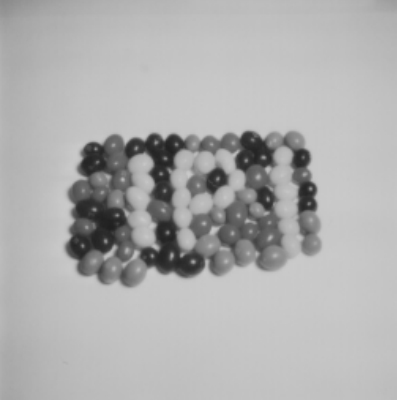
%> input picture src/image/histeq.jpg, 397 x 400 px
$ octave myhisteq_demo.m   (GNU Octave 9; MATLAB toolbox functions it lacks are replaced by stand-ins)
%> lines starting %> are read from the running program, lines starting %| are printed output that depends on the picture
### 数字图像处理/myimhist.m
function h = myimhist(I)
%MYIMHIST - Display histogram of image data.
%
%   This MATLAB function calculates the histogram for the intensity image I and
%   displays a plot of the histogram
%
%   h = myimhist(I)

h = zeros(256,1);
%获取图像大小
[row,col,c] = size(I);
%若图像是彩色图，则转为灰度图
if c == 3
    I = rgb2gray(I);
end

%统计每个灰度级的点数
for i=1:row
    for j=1:col
        h(I(i,j)+1) = h(I(i,j)+1) + 1;
    end
end

%如果没有输出参数，则绘制直方图
if nargout < 1
    figure;
    bar((0:255),h,0.1);
    xlim([0 255]);
end

### 数字图像处理/myhisteq.m
function [J,Sk] = myhisteq(I)
%MYHISTEQ - Histogram plot
%
%   J = myhisteq(I)
%   [J,Sk] = myhisteq(I)

%%
%获取图像大小
[row,col,c] = size(I);
J = uint8(zeros(row,col)); %初始化J
%若图像是彩色图，则转为灰度图
if c == 3
    I = rgb2gray(I);
end

%计算归一化直方图
Pk = myimhist(I) / numel(I);

%计算灰度映射关系
Sk = cumsum(Pk);
Sk = round(Sk * 255);

%%
%根据映射关系，进行灰度转换
for i=1:row
    for j=1:col
        J(i,j) = Sk(I(i,j)+1);
    end
end

### 数字图像处理/myimprovedhisteq.m
function [J,Sk] = myimprovedhisteq(I)
%MYIMPROVEDHISTEQ - Enhance contrast using improved histogram equalization
%
%   J = myimprovedhisteq(I)

%% 图像预处理
%获取图像大小
[row,col,C] = size(I);
%若图像是彩色图，则转为灰度图
if C == 3
    I = rgb2gray(I);
end

J = uint8(zeros(row,col));   %处理结果图像
img_grad = zeros(row,col);   %4个方向梯度

%% 计算梯度
img_expanded = zeros(row+2,col+2);%用于计算梯度的图像，图像4侧插入全零行(或列)
img_expanded(2:(row+1),2:(col+1)) = I;
p = [0,1,0;1,-1,1;0,1,0];         %梯度算子
for i=1:row
    for j=1:col
        block = img_expanded(i:i+2,j:j+2);
        tamp = p .* block;
        grad_y1 = tamp(2,2) + tamp(3,2);    %y轴正向梯度
        grad_y2 = tamp(2,2) + tamp(1,2);    %y轴负向梯度
        grad_x1 = tamp(2,2) + tamp(2,3);    %x轴正向梯度
        grad_x2 = tamp(2,2) + tamp(2,1);    %x轴负向梯度
        %正梯度有效
        grad_y1 = max(grad_y1,0);
        grad_y2 = max(grad_y2,0);
        grad_x1 = max(grad_x1,0);
        grad_x2 = max(grad_x2,0);
        %梯度相加
        img_grad(i,j) = grad_y1 + grad_y2 + grad_x1 + grad_x2;
    end
end

%% 计算加权归一化直方图
Pk = zeros(256,1);
N = sum(sum(img_grad));   %分母
for k=1:256
    pix = I == (k - 1);    %寻找灰度值为k的像素点
    Nk = sum(sum(img_grad .* pix));%分子
    Pk(k) = Nk / N;
end

%% 计算灰度映射关系
Sk = cumsum(Pk);
Sk = round(Sk * 255);

%% 根据映射关系，进行灰度转换
for i=1:row
    for j=1:col
        J(i,j) = Sk(I(i,j)+1);
    end
end

### 数字图像处理/myhisteq_demo.m
%% myhisteq_demo.m
%% 直方图均衡化示例
%%
clc,clear;
close all;

%% 读取图像
srcImage = imread('../src/image/histeq.jpg');
%> srcImage is the input picture: size 400x397x3 uint8; min 31, max 203, mean 175
if size(srcImage,3) == 3
    srcImage = rgb2gray(srcImage);
%> srcImage: size 400x397 uint8
end
%显示图像
figure;imshow(srcImage);
%计算并绘制直方图
myimhist(srcImage);
%> after the loop in myimhist, `for i=1:row`: h = 256 values, max 9915 at index 200, min 0 at index 1, mean 620.3

%% 直方图均衡化
eqImage1 = myhisteq(srcImage);
%> in myhisteq, `Pk = myimhist(I) / numel(I);`: Pk = 256 values, max 0.0624 at index 200, min 0 at index 1, mean 0.00391
%> in myhisteq, `Sk = cumsum(Pk);`: Sk = 256 values from 0 to 1
%> in myhisteq, `Sk = round(Sk * 255);`: Sk = 256 values from 0 to 255
%> after the loop in myhisteq, `for i=1:row`:
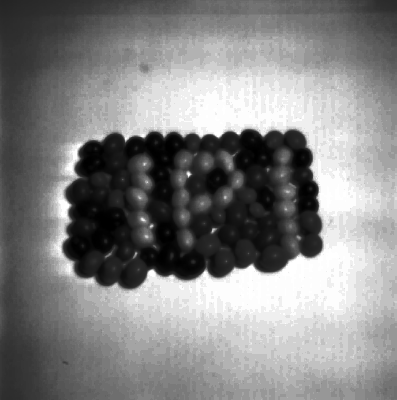
%> J: size 400x397 uint8; min 0, max 255, mean 131.7
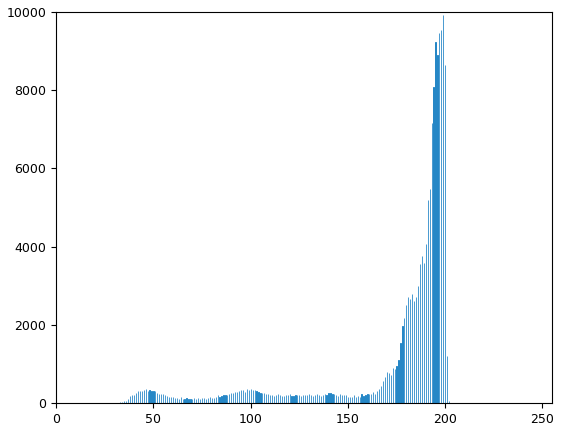
%> figure redrawn from the program's plot data; tallest bar 9915 high, from x = 198.9 to 199.1
figure;imshow(eqImage1);
%计算并绘制均衡化后的直方图
myimhist(eqImage1);
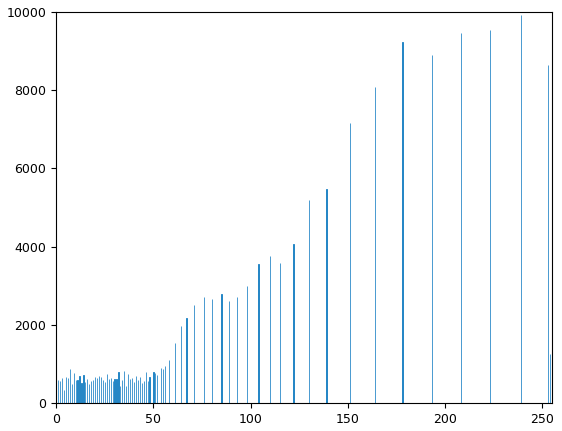
%> figure redrawn from the program's plot data; tallest bar 9915 high, from x = 238.9 to 239.1

%% 使用改进方法进行直方图均衡化
eqImage2 = myimprovedhisteq(srcImage);
%> after the loop in myimprovedhisteq, `for i=1:row`:
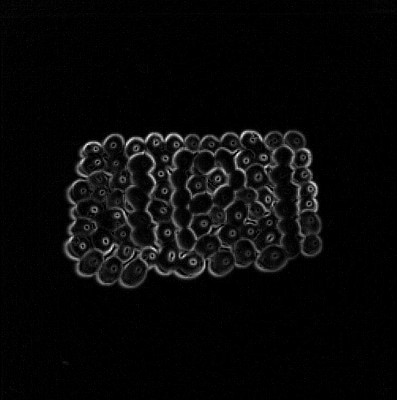
%> img_grad: size 400x397 double; min 0, max 86, mean 3.1; drawn with min black and max white
%> in myimprovedhisteq, `N = sum(sum(img_grad));`: N = 491174
%> the loop in myimprovedhisteq, `for k=1:256` made 256 passes
%> Nk on passes 1 to 3: 0, 0, 0
%> after the loop in myimprovedhisteq, `for k=1:256`: Pk = 256 values, max 0.00911 at index 105, min 0 at index 1, mean 0.00391
%> in myimprovedhisteq, `Sk = cumsum(Pk);`: Sk = 256 values from 0 to 1
%> in myimprovedhisteq, `Sk = round(Sk * 255);`: Sk = 256 values from 0 to 255
%> after the loop in myimprovedhisteq, `for i=1:row`:
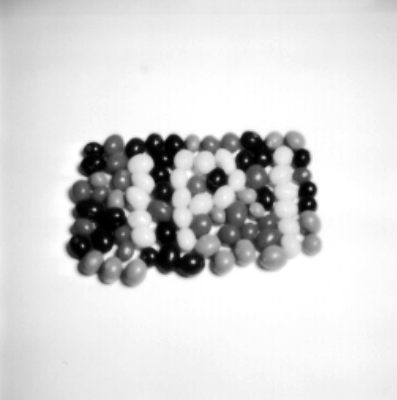
%> J: size 400x397 uint8; min 0, max 255, mean 214.4
figure;imshow(eqImage2);
%计算并绘制均衡化后的直方图
myimhist(eqImage2);
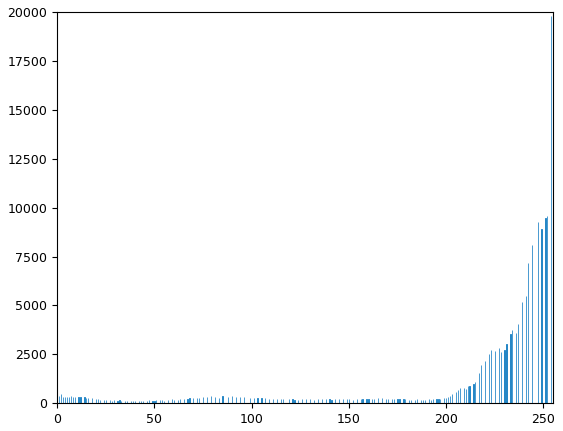
%> figure redrawn from the program's plot data; tallest bar 19809 high, from x = 253.9 to 254.1
